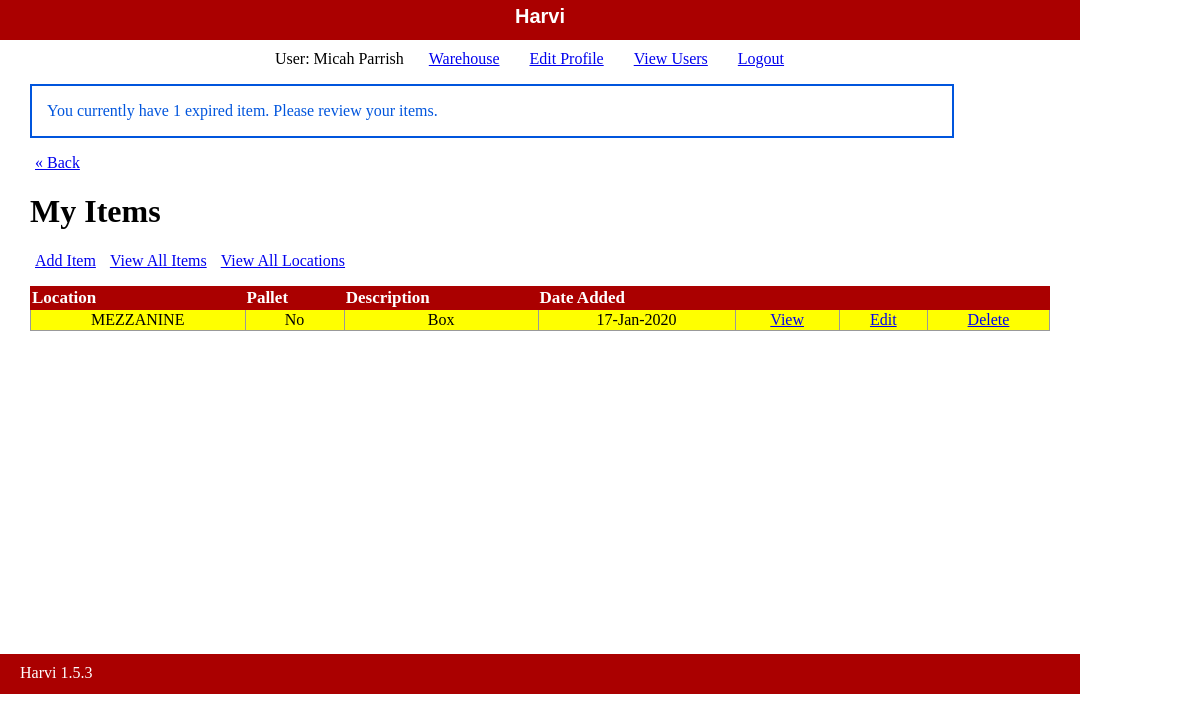
Page /staff/my_items.php (signed in) on the committed database.
### tables this page shows
CREATE TABLE `content` (
  `id` int(11) unsigned NOT NULL AUTO_INCREMENT,
  `location` int(11) unsigned DEFAULT NULL,
  `work_order` varchar(15) DEFAULT NULL,
  `description` varchar(255) NOT NULL,
  `owner_id` int(11) unsigned DEFAULT 0,
  `date_added` date NOT NULL,
  `quantity` int(11) DEFAULT 1,
  `audit_number` int(10) unsigned DEFAULT 0,
  PRIMARY KEY (`id`),
  KEY `location` (`location`),
  KEY `owner_id` (`owner_id`),
  CONSTRAINT `content_ibfk_1` FOREIGN KEY (`location`) REFERENCES `locations` (`location_id`),
  CONSTRAINT `content_ibfk_2` FOREIGN KEY (`owner_id`) REFERENCES `people` (`admin_id`)
);

CREATE TABLE `locations` (
  `location_id` int(11) unsigned NOT NULL AUTO_INCREMENT,
  `location_name` varchar(20) NOT NULL,
  `pallet` tinyint(1) DEFAULT 0,
  `img` varchar(50) DEFAULT NULL,
  `level_img` varchar(50) DEFAULT NULL,
  PRIMARY KEY (`location_id`)
);

### private/query_functions.php (called while the page is built, shortened)
<?php
  function find_my_items(){
    global $db;
    $sql = "select * from content ";
    $sql .= "JOIN ";
    $sql .= "people on content.owner_id = people.admin_id ";
    $sql .= "JOIN ";
    $sql .= "locations on content.location = locations.location_id ";
    $sql .= "where owner_id = " . $_SESSION['admin_id'] . " ";
    $sql .= "order by location_name asc ";
    $result = mysqli_query($db, $sql);
    return $result;
  }
?>

### public/staff/my_items.php (the view, shortened to what this page needs)
<?php
  $items = find_my_items();
  include(SHARED_PATH . '/staff_header.php');
?>
<div id="content">
<?php if(isset($_COOKIE['last_region'])){ ?>
    <a class="back-link" href="<?php echo url_for('/staff/index.php?region=' . h(u($_COOKIE['last_region']))); ?>">&laquo; Back</a>
  <?php }else{ ?>
    <a class="back-link" href="<?php echo url_for('/staff/index.php'); ?>">&laquo; Back</a>
  <?php } ?>
  <div class="admin listing">
    <h1>My Items</h1>
    <div class="actions">
      <a class="action" href="<?php echo url_for('/staff/new.php'); ?>">Add Item</a>
      <a class="action" href="<?php echo url_for('/staff/list_items.php'); ?>">View All Items</a>
      <a class="action" href="<?php echo url_for('/staff/index.php'); ?>">View All Locations</a>
    </div>
  	<table class="list">
  	  <tr>
        <th>Location</th>
        <th>Pallet</th>
        <th>Description</th>
  	    <th>Date Added</th>
  	    <th>&nbsp;</th>
        <th>&nbsp;</th>
        <th>&nbsp;</th>
  	  </tr>
      <?php while($item = mysqli_fetch_assoc($items)) { ?>
        <tr class="<?php echo change_color($item['audit_number']); ?>">
          <td><?php echo strtoupper(h($item['location_name'])); ?></td>
          <td><?php echo (h($item['pallet']) ? "Yes" : "No"); ?></td>
          <td><?php if(isset($item['work_order'])){echo $item['work_order'] . ", ";}else{echo "";} echo $item['description']; ?></td>
    	    <td><?php echo h(date('d-M-Y', strtotime($item['date_added']))); ?></td>
          <td><a class="action" href="<?php echo url_for('/staff/show.php?id=' . h(u($item['id']))); ?>">View</a></td>
          <td><a class="action" href="<?php echo url_for('/staff/edit.php?id=' . h(u($item['id']))); ?>">Edit</a></td>
          <td><a class="action" href="<?php echo url_for('/staff/delete.php?id=' . h(u($item['id']))); ?>">Delete</a></td>
    	  </tr>
      <?php } ?>
  	</table>
  </div>
</div>
<?php include(SHARED_PATH . '/staff_footer.php'); ?>

### public/stylesheets/staff.css (style rules this page uses)
html { height: 100%; width: 100%; }
body { height: auto; width: 100%; margin: 0; padding: 0; }
a { margin: 5px; }
#content { width: 1020px; min-height: 500px; padding: 0 30px; }
.actions { margin-bottom: 1em; }
table { border-collapse: collapse; vertical-align: top; margin-bottom: 10px; }
table.list { width: 100%; }
table.list tr td { border: 1px solid #999999; text-align: center; }
table.list tr th { border: 1px solid #a00; background: #a00; color: white; text-align: left; font-size: 17px; }
.first_notice { background-color: yellow; }

### rows in the picture
content: location.location_name "MEZZANINE", description "Box", date_added "17-Jan-2020"

### other values in the picture
$_SESSION['name'] "Micah Parrish"
$msg "You currently have 1 expired item. Please review your items."
VERSION_NUMBER "1.5.3"
